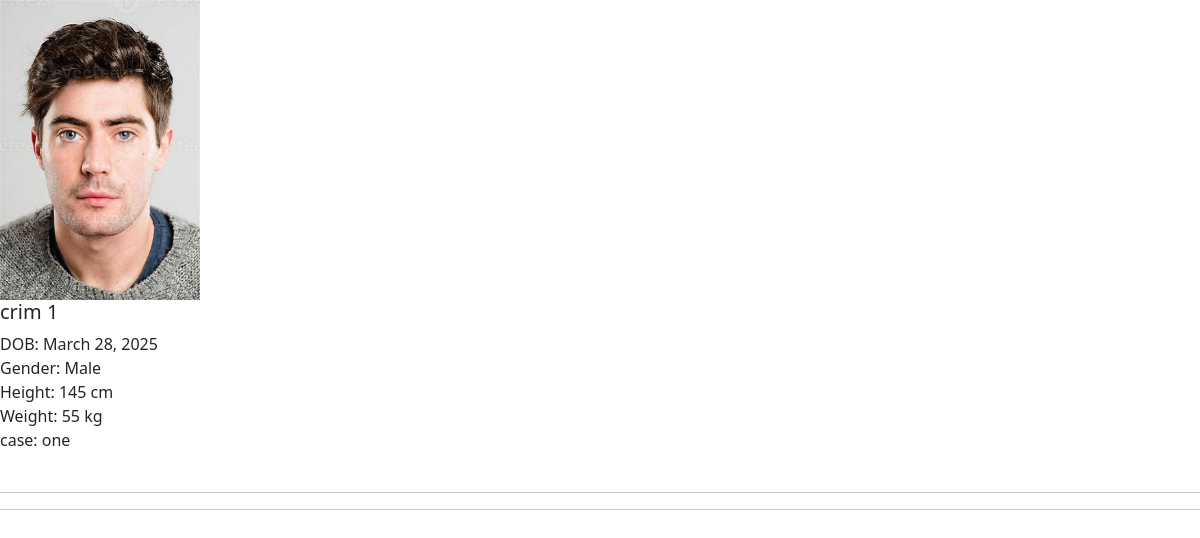
Page /view_most_wanted_criminals_staff/ on the earlier database version.
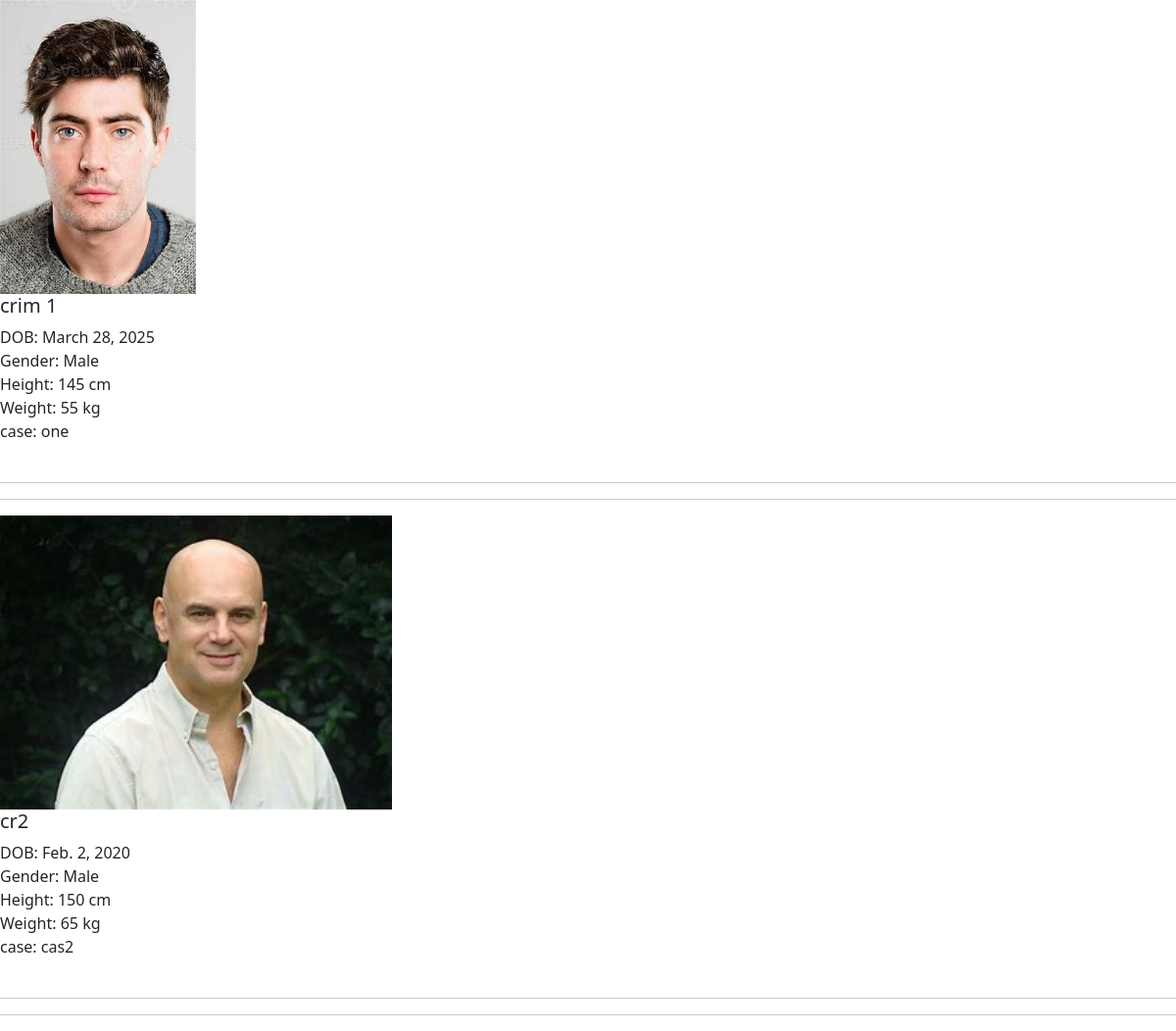
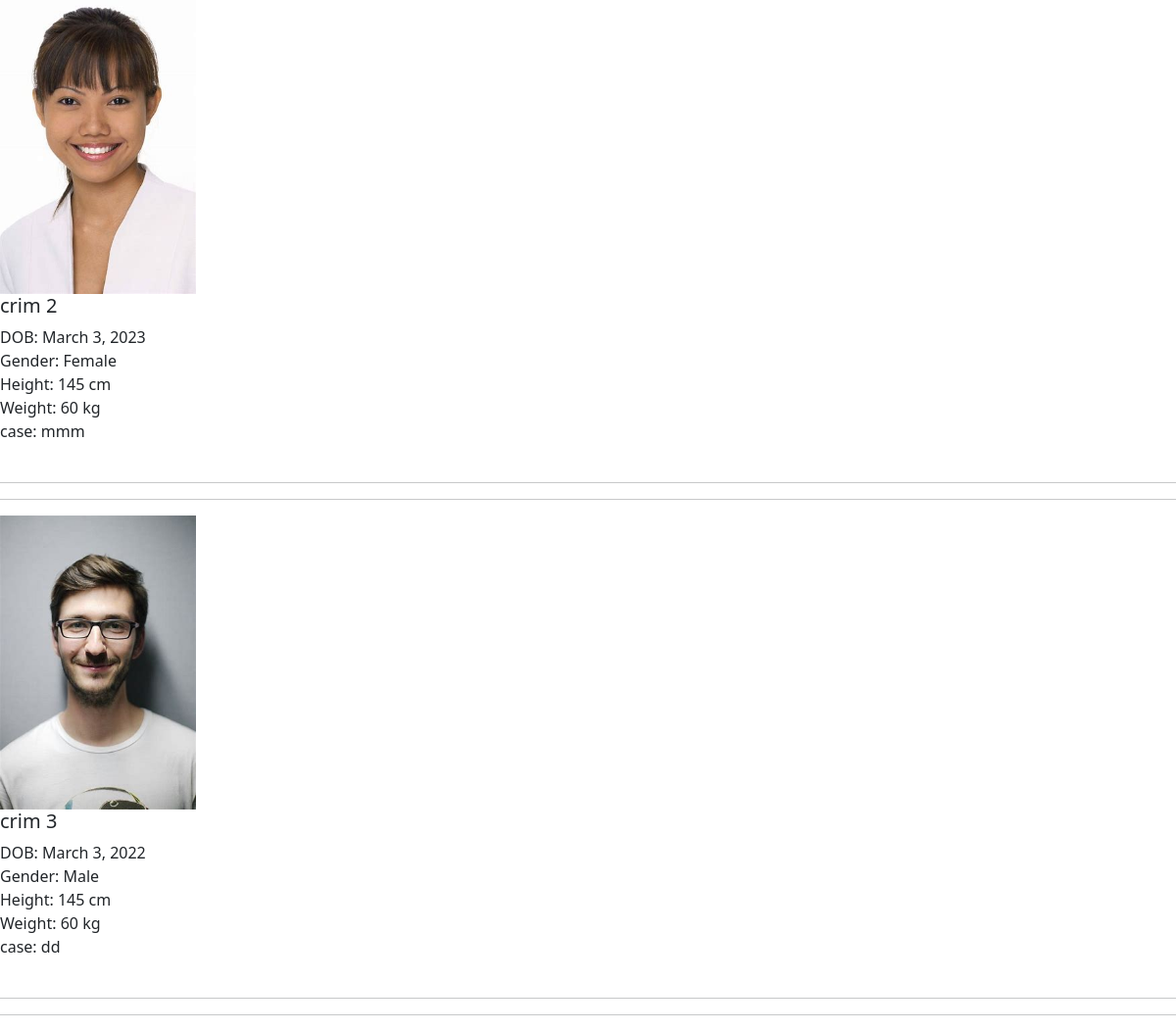
Same page on the later database version (2 pictures, top to bottom).
### app_mini/models.py (models this page shows)
class CriminalRegistration(models.Model):
    GENDER_CHOICES = [
        ('M', 'Male'),
        ('F', 'Female'),
        ('O', 'Other')
    ]
    full_name = models.CharField(max_length=30)
    dob = models.DateField()
    case = models.TextField()
    height = models.IntegerField(null=True)
    weight = models.IntegerField(null = True)
    gender = models.CharField(max_length=1, choices=GENDER_CHOICES)
    photo = models.ImageField(upload_to='criminal_photo/', null=True)
    station = models.ForeignKey(police_station_registration, on_delete=models.SET_NULL, null=True)
    date = models.DateField(auto_now_add=True)

### app_mini/views.py (the view)
# urls.py: path('view_most_wanted_criminals_staff/', views.view_most_wanted_criminals_staff, name='view_most_wanted_criminals_staff'),
def view_most_wanted_criminals_staff(request):
    try:
        criminal_data = CriminalRegistration.objects.all()
        return render(request, 'staff/view_most_wanted_criminals_staff.html', {'criminal_data' : criminal_data})
    except CriminalRegistration.DoesNotExist:
        messages.error(request, 'No Criminal Registred')
        return redirect('staff_home')

### app_mini/templates/staff/view_most_wanted_criminals_staff.html (shortened to what this page needs)
<!DOCTYPE html>
<html lang="en">
<head>
    <link href="https://cdn.jsdelivr.net/npm/bootstrap@5.0.2/dist/css/bootstrap.min.css" rel="stylesheet">
</head>
<body>
            {% for i in criminal_data %}
                    {% if i.photo %}
                        <img src="{{ i.photo.url }}" alt="Criminal Photo" style="height: 300px;">
                    {% else %}
                            No Photo Available
                    {% endif %}
                        <h5>{{ i.full_name }}</h5>
                            DOB: {{ i.dob }}<br>
                            Gender: {{ i.get_gender_display }}<br>
                            Height: {{ i.height }} cm<br>
                            Weight: {{ i.weight }} kg<br>
                            case: {{i.case}}
                        <br>
                        <br>
                        <hr><hr>
            {% endfor %}
</body>
</html>

Differences in the rows shown:
added CriminalRegistration: photo (picture), full_name "cr2", dob "Feb. 2, 2020", gender "Male", height "150", weight "65", case "cas2"
added CriminalRegistration: photo (picture), full_name "crim 2", dob "March 3, 2023", gender "Female", height "145", weight "60", case "mmm"
added CriminalRegistration: photo (picture), full_name "crim 3", dob "March 3, 2022", gender "Male", height "145", weight "60", case "dd"
